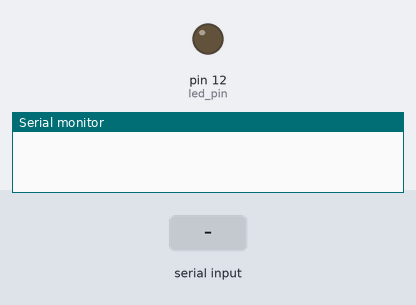
A sketch run on a simulated Arduino Uno, built with avr-gcc and run on an emulated ATmega328P. Shown: output pins drawn as LEDs (lit = HIGH), the last lines printed to the serial monitor. The test bench sets the inputs (shaded band).

Above: at 1.2 s.
1.3 s: "1" received over Serial
At 2.3 s:
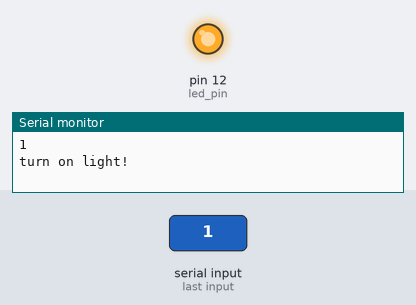
3.0 s: "0" received over Serial
At 3.6 s:
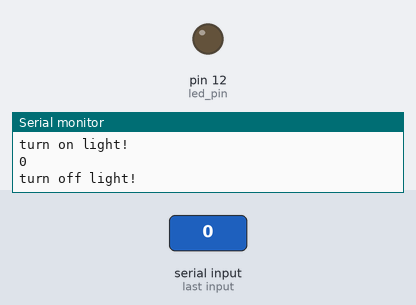
Timing chart, 0 to 6.0 s (numbered marks = the images above; inputs shaded):
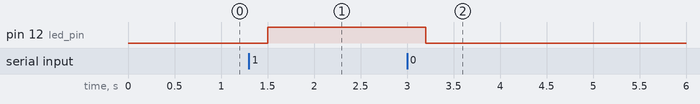

The sketch:

arduino_uno_uart_example.ino
```cpp
const byte led_pin = 12;
char receivedChar;
bool newData = false;

void setup() {
  // put your setup code here, to run once:
  Serial.begin(9600);
  pinMode(led_pin, OUTPUT);
  showNewData();
}

void recvOneChar() {
  if (Serial.available() > 0) {
    receivedChar = Serial.read();
    if (!isSpace(receivedChar)) {
      Serial.println(receivedChar);
      newData = true;
    }
  }
}

void showNewData() {
  if (newData == true) {

    newData = false;

    switch (receivedChar) {
      case '0':  // receiving 0 turn off light
        Serial.println("turn off light!");
        digitalWrite(12, LOW);
        break;
      case '1':  // receiving 1 will turn on light
        Serial.println("turn on light!");
        digitalWrite(12, HIGH);
        break;
    }
  }
}

void loop() {
  showNewData();
  recvOneChar();
  delay(100);

}
```

Measured:
- after the input at 1.3 s, pin 12 (led_pin): LOW → HIGH after 0.20 s
- after the input at 3.0 s, pin 12 (led_pin): HIGH → LOW after 0.20 s
